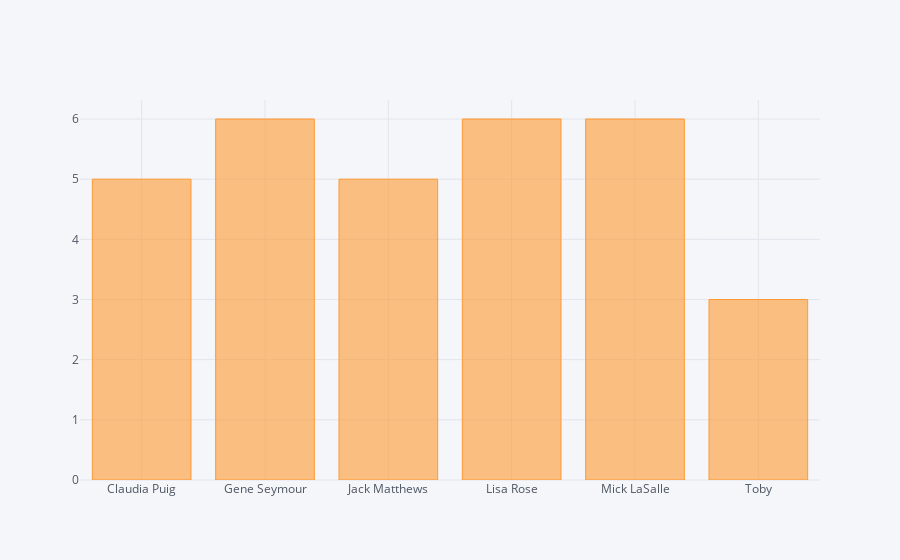

Notebook code cell kept with this figure:
### Code cell
critics_ratings=ratings.groupby(['critic']).count()
critics_ratings.iplot(kind='bar', y='rating', theme='pearl')

### Figure 1 — Plotly figure (JSON) as saved in the notebook; plotly's stock layout.template omitted (floating-point values rounded to 4 significant figures)
{"data": [{"marker": {"color": "rgba(255, 153, 51, 0.6)", "line": {"color": "rgba(255, 153, 51, 1.0)", "width": 1}}, "name": "rating", "orientation": "v", "text": "", "type": "bar", "uid": "6bf4bf50-24c7-4bec-8796-4d4a7950385b", "x": ["Claudia Puig", "Gene Seymour", "Jack Matthews", "Lisa Rose", "Mick LaSalle", "Toby"], "y": [5, 6, 5, 6, 6, 3]}], "layout": {"legend": {"bgcolor": "#F5F6F9", "font": {"color": "#4D5663"}}, "paper_bgcolor": "#F5F6F9", "plot_bgcolor": "#F5F6F9", "title": {"font": {"color": "#4D5663"}}, "xaxis": {"gridcolor": "#E1E5ED", "showgrid": true, "tickfont": {"color": "#4D5663"}, "title": {"font": {"color": "#4D5663"}, "text": ""}, "zerolinecolor": "#E1E5ED"}, "yaxis": {"gridcolor": "#E1E5ED", "showgrid": true, "tickfont": {"color": "#4D5663"}, "title": {"font": {"color": "#4D5663"}, "text": ""}, "zerolinecolor": "#E1E5ED"}}}
